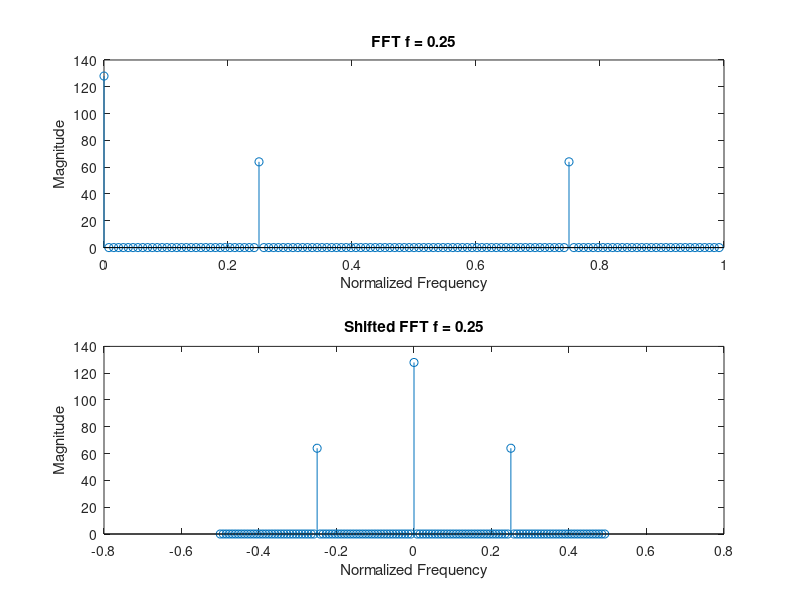
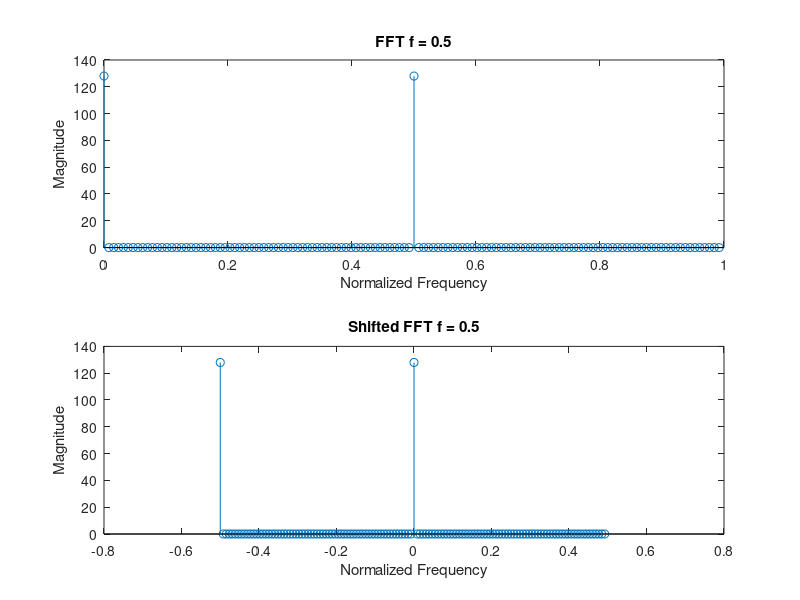
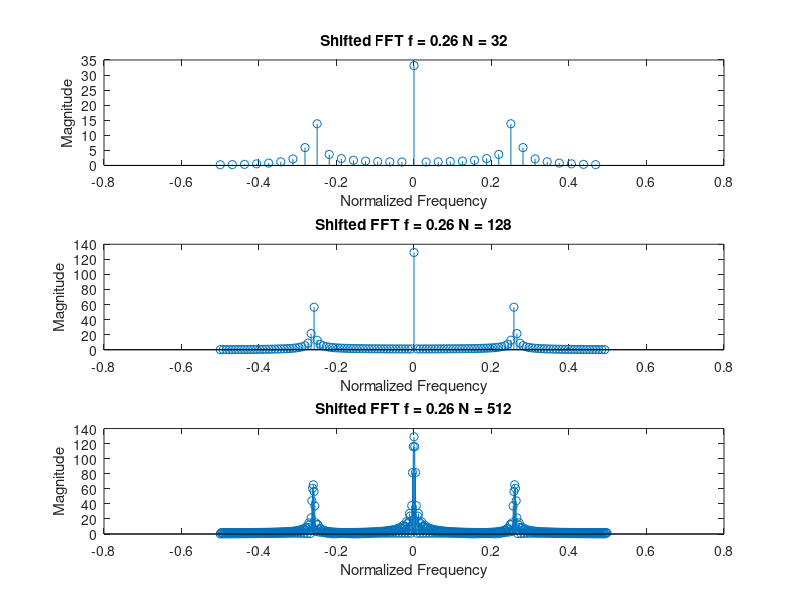

These figures' MATLAB source, in order: (Note: this script raises an error after producing the figures.)
%Lab4 EE341
%Group members: Graham Arnold, Ting-Yu(Jacky) Wang
%Group member contribution: Each group member contributed equally to this
%script, the script was written collaboratively with both members working
%on the same task.

%% Part 1
f1 = 0.25;
f2 = 0.5;
n = 0:127;
N = 128;

x1 = 1 + cos(2*pi*f1*n);
x2 = 1 + cos(2*pi*f2*n);

% f = 0.25
y1 = fft(x1, N);
y2 = fftshift(y1);

figure;
subplot(2, 1, 1);
stem((0:127)/N, abs(y1));
title('FFT f = 0.25');
xlabel('Normalized Frequency');
ylabel('Magnitude');

subplot(2, 1, 2);
stem((-N/2:(N/2)-1)/N, abs(y2));
title('Shifted FFT f = 0.25');
xlabel('Normalized Frequency');
ylabel('Magnitude');

% f = 0.5
y3 = fft(x2, N);
y4 = fftshift(y3);

figure;
subplot(2, 1, 1);
stem((0:127)/N, abs(y3));
title('FFT f = 0.5');
xlabel('Normalized Frequency');
ylabel('Magnitude');

subplot(2, 1, 2);
stem((-N/2:(N/2)-1)/N, abs(y4));
title('Shifted FFT f = 0.5');
xlabel('Normalized Frequency');
ylabel('Magnitude');

% f = 0.26
f3 = 0.26;
x3 = 1 + cos(2*pi*f3*n);

N = 32;
y5 = fft(x3, N);
y6 = fftshift(y5);

figure
subplot(3, 1, 1);
stem((-N/2:(N/2)-1)/N, abs(y6));
title('Shifted FFT f = 0.26 N = 32');
xlabel('Normalized Frequency');
ylabel('Magnitude');

N = 128;
y7 = fft(x3, N);
y8 = fftshift(y7);

subplot(3, 1, 2);
stem((-N/2:(N/2)-1)/N, abs(y8));
title('Shifted FFT f = 0.26 N = 128');
xlabel('Normalized Frequency');
ylabel('Magnitude');

N = 512;
y9 = fft(x3, N);
y10 = fftshift(y9);

subplot(3, 1, 3);
stem((-N/2:(N/2)-1)/N, abs(y10));
title('Shifted FFT f = 0.26 N = 512');
xlabel('Normalized Frequency');
ylabel('Magnitude');

%% flute
[y, Fs] = audioread('flute-short.wav');

z1 = fft(y);
z2 = fftshift(z1);

plot(linspace(-0.5, 0.5, length(z2))*Fs, log(abs(z2)));
title('Shifted FFT of flute-short');
xlabel('Frequency');
ylabel('Magnitude');


%% Part 2

f1 = 0.15;
f2 = 0.2;
f3 = 0.4;
n = 0:255;
N = 256;

x1 = sinc(f1*(n-32));
x2 = sinc(f1*(n-32)).*(-1).^n;
x3 = sinc(f1*(n-32)).*cos(2*pi*f2*n);
x4 = sinc(f3*(n-32)).*cos(2*pi*f3*n);


y1 = fftshift(fft(x1));
y2 = fftshift(fft(x2));
y3 = fftshift(fft(x3));
y4 = fftshift(fft(x4));


% Part a
figure;
subplot(2, 1, 1);
plot((-N/2:(N/2)-1)/N, abs(y1));
title('Shifted FFT Part a');
xlabel('Normalized Frequency');
ylabel('Magnitude');

subplot(2, 1, 2);
plot((-N/2:(N/2)-1)/N, angle(y1));
title('Shifted FFT Part a');
xlabel('Normalized Frequency');
ylabel('Phase');

% Part b
figure;
subplot(2, 1, 1);
plot((-N/2:(N/2)-1)/N, abs(y2));
title('Shifted FFT Part b');
xlabel('Normalized Frequency');
ylabel('Magnitude');

subplot(2, 1, 2);
plot((-N/2:(N/2)-1)/N, angle(y2));
title('Shifted FFT Part b');
xlabel('Normalized Frequency');
ylabel('Phase');

% Part c
figure;
subplot(2, 1, 1);
plot((-N/2:(N/2)-1)/N, abs(y3));
title('Shifted FFT Part c');
xlabel('Normalized Frequency');
ylabel('Magnitude');

subplot(2, 1, 2);
plot((-N/2:(N/2)-1)/N, angle(y3));
title('Shifted FFT Part c');
xlabel('Normalized Frequency');
ylabel('Phase');

% Part d
figure;
subplot(2, 1, 1);
plot((-N/2:(N/2)-1)/N, abs(y4));
title('Shifted FFT Part d');
xlabel('Normalized Frequency');
ylabel('Magnitude');

subplot(2, 1, 2);
plot((-N/2:(N/2)-1)/N, angle(y4));
title('Shifted FFT Part d');
xlabel('Normalized Frequency');
ylabel('Phase');



%% Part 3
close all;

load('norm_stock.txt');

stock = norm_stock(1:512);

% low pass filter from lab 3
[b_fir1, a_fir1] = fir1(10, 0.3, 'low');
yfir1 = filter(b_fir1, a_fir1, stock);

y1 = fft(yfir1);
z1 = fftshift(y1);
N = 512;

figure;
subplot(3, 1, 1);
plot((-N/2:(N/2)-1)/N, log(abs(z1)));
title('LPF DFT Stock Data');
xlabel('Frequency');
ylabel('Magnitude');

% high pass filter from lab 3
[b_fir2, a_fir2] = fir1(10, 0.3, 'high');

yfir2 = filter(b_fir2, a_fir2, stock);
yfir2 = conv(stock, b_fir2, 'same');

y2 = fft(yfir2);
z2 = fftshift(y2);
N = 512;

subplot(3, 1, 2);
plot((-N/2:(N/2)-1)/N, log(abs(z2)));
title('HPF DFT Stock Data');
xlabel('Frequency');
ylabel('Magnitude');

% original signal
y3 = fft(stock);
 z3 = fftshift(y3);

subplot(3, 1, 3);
plot((-N/2:(N/2)-1)/N, log(abs(z3)));
title('Original DFT Stock Data');
xlabel('Frequency');
ylabel('Magnitude');

z3(102:410) = 0;
figure
plot((-N/2:(N/2)-1)/N, z3);
title('Frequency zeroed DFT of stock signal');
xlabel('Frequency');
ylabel('Magnitude');

hpf_signal = ifft(z3);
xlim([-0.5, 0.5]);

figure
%subplot(2, 1, 1);
plot(yfir2); hold on;
%subplot(2, 1, 2);
plot(real(hpf_signal), 'r'); ylim([-1, 1]);
title('High-pass filter comparison');
xlabel('Time(n)');
ylabel('Magnitude');
